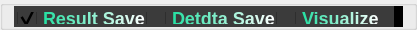
           <widget class="QGroupBox" name="groupBox_4">
            <property name="minimumSize">
             <size>
              <width>0</width>
              <height>30</height>
             </size>
            </property>
            <property name="maximumSize">
             <size>
              <width>16777215</width>
              <height>30</height>
             </size>
            </property>
            <property name="styleSheet">
             <string notr="true">#groupBox_4{
background-color: rgb(59,59,59);

border-left: 0px solid rgba(29, 83, 185, 255);
border-right: 0px solid rgba(29, 83, 185, 255);
border-top: 1px solid rgba(200, 200, 200,100);
}</string>
            </property>
            <property name="title">
             <string/>
            </property>
            <layout class="QHBoxLayout" name="horizontalLayout_10" stretch="3,4">
             <property name="spacing">
              <number>0</number>
             </property>
             <property name="topMargin">
              <number>0</number>
             </property>
             <property name="bottomMargin">
              <number>0</number>
             </property>
             <item>
              <widget class="QGroupBox" name="groupBox_6">
               <property name="minimumSize">
                <size>
                 <width>0</width>
                 <height>0</height>
                </size>
               </property>
               <property name="maximumSize">
                <size>
                 <width>16777215</width>
                 <height>42</height>
                </size>
               </property>
               <property name="styleSheet">
                <string notr="true">#groupBox_6{
	background-color: rgb(59, 59, 59);
border: 0px solid #42adff;
border-radius:0px;}</string>
               </property>
               <property name="title">
                <string/>
               </property>
               <layout class="QHBoxLayout" name="horizontalLayout_36">
                <property name="spacing">
                 <number>0</number>
                </property>
                <property name="leftMargin">
                 <number>0</number>
                </property>
                <property name="topMargin">
                 <number>0</number>
                </property>
                <property name="rightMargin">
                 <number>11</number>
                </property>
                <property name="bottomMargin">
                 <number>0</number>
                </property>
                <item>
                 <widget class="QCheckBox" name="saveCheckBox">
                  <property name="styleSheet">
                   <string notr="true">
QCheckBox
{font-size: 18px;
	font-family: &quot;Microsoft YaHei&quot;;
	font-weight: bold;
 		border-radius:9px;
		background:rgb(59,59,59);

	color: qlineargradient(spread:pad, x1:0, y1:0, x2:1, y2:0, stop:0 rgba(33, 245, 175, 226), stop:1 rgba(255, 255, 255, 255));}
QCheckBox::indicator {
	width: 20px;
	height: 20px;
}
QCheckBox::indicator:unchecked {
    image: url(:/img/icon/button-off.png);
}

QCheckBox::indicator:checked {
    
	
	image: url(:/img/icon/button-on.png);
}
</string>
                  </property>
                  <property name="text">
                   <string>Result Save</string>
                  </property>
                  <property name="checked">
                   <bool>true</bool>
                  </property>
                 </widget>
                </item>
                <item>
                 <widget class="QCheckBox" name="SavedatabaseCheckBox">
                  <property name="styleSheet">
                   <string notr="true">
QCheckBox
{font-size: 18px;
	font-family: &quot;Microsoft YaHei&quot;;
	font-weight: bold;
 		border-radius:9px;
		background:rgb(59,59,59);

	color: qlineargradient(spread:pad, x1:0, y1:0, x2:1, y2:0, stop:0 rgba(33, 245, 175, 226), stop:1 rgba(255, 255, 255, 255));}
QCheckBox::indicator {
	width: 20px;
	height: 20px;
}
QCheckBox::indicator:unchecked {
    image: url(:/img/icon/button-off.png);
}

QCheckBox::indicator:checked {
    
	
	image: url(:/img/icon/button-on.png);
}
</string>
                  </property>
                  <property name="text">
                   <string>Detdta Save</string>
                  </property>
                 </widget>
                </item>
                <item>
                 <widget class="QCheckBox" name="visualize_checkbox1">
                  <property name="styleSheet">
                   <string notr="true">
QCheckBox
{font-size: 18px;
	font-family: &quot;Microsoft YaHei&quot;;
	font-weight: bold;
 		border-radius:9px;
		background:rgb(59,59,59);

	color: qlineargradient(spread:pad, x1:0, y1:0, x2:1, y2:0, stop:0 rgba(33, 245, 175, 226), stop:1 rgba(255, 255, 255, 255));}
QCheckBox::indicator {
	width: 20px;
	height: 20px;
}
QCheckBox::indicator:unchecked {
    image: url(:/img/icon/button-off.png);
}

QCheckBox::indicator:checked {
    
	
	image: url(:/img/icon/button-on.png);
}
</string>
                  </property>
                  <property name="text">
                   <string>Visualize</string>
                  </property>
                 </widget>
                </item>
               </layout>
              </widget>
             </item>
             <item>
              <widget class="QLabel" name="statistic_label">
               <property name="mouseTracking">
                <bool>false</bool>
               </property>
               <property name="styleSheet">
                <string notr="true">QLabel
{
	font-size: 16px;
	font-family: &quot;Microsoft YaHei&quot;;
	font-weight: light;
	background-color: rgb(0, 0, 0);
color: rgb(218, 218, 218);
}
</string>
               </property>
               <property name="text">
                <string/>
               </property>
              </widget>
             </item>
            </layout>
           </widget>
